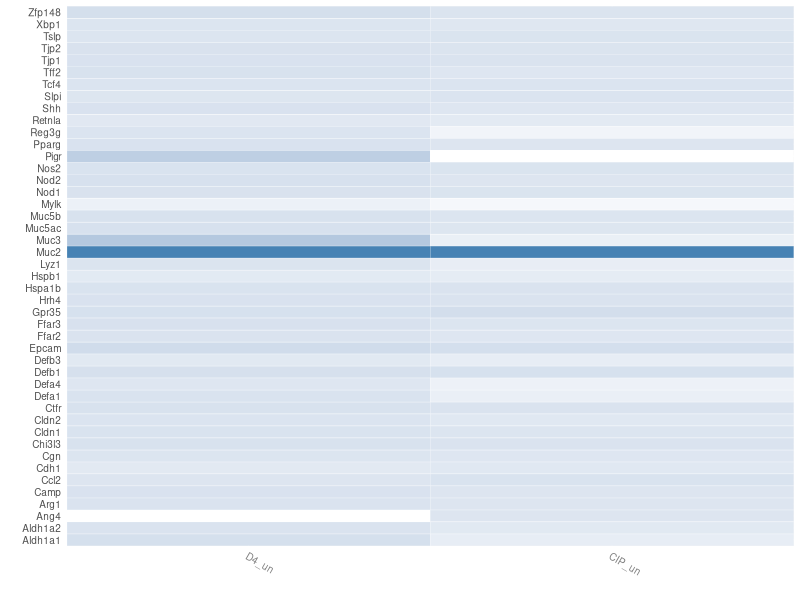
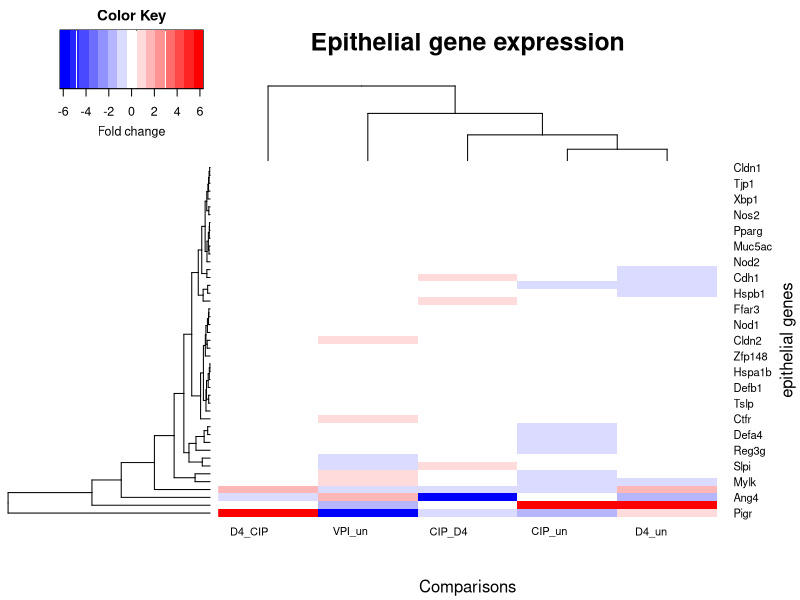
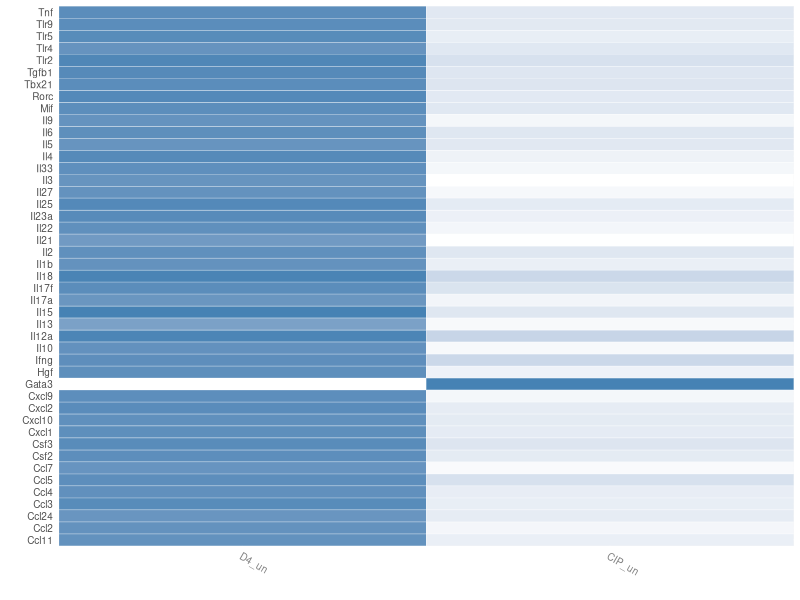
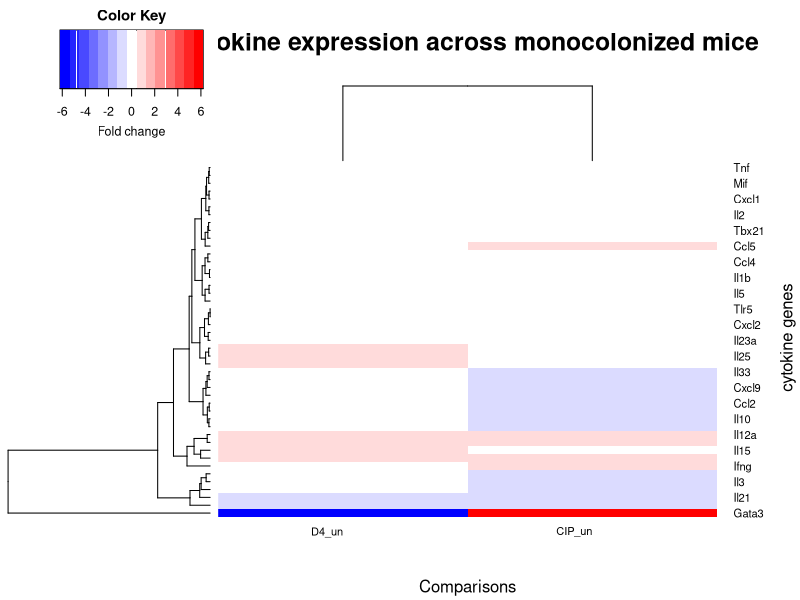
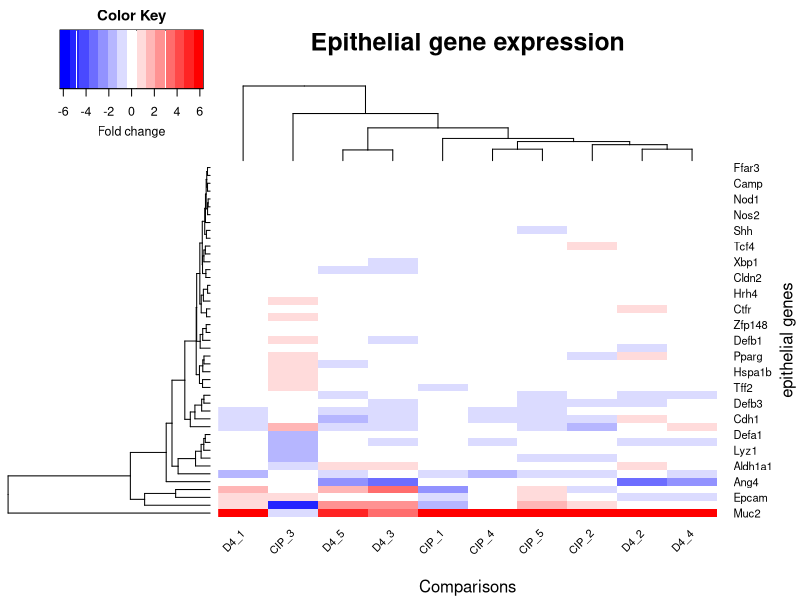
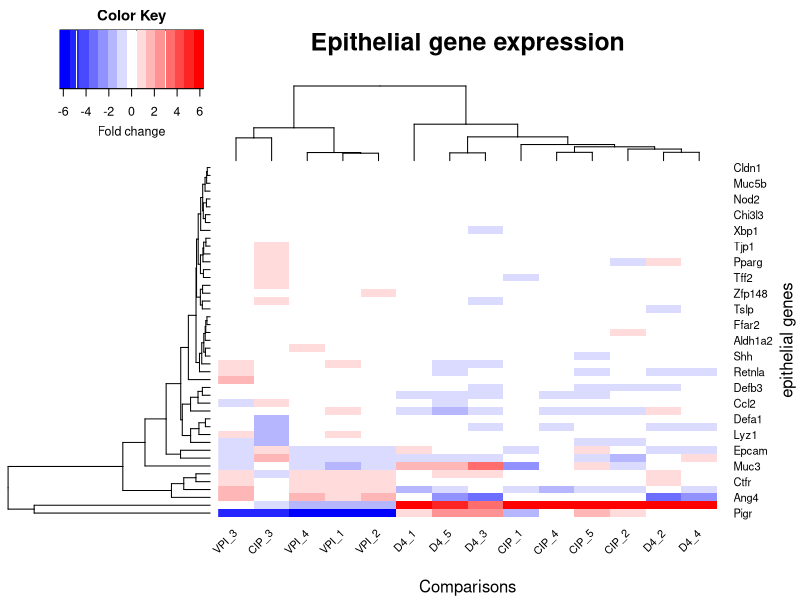

Generate these figures, in order, with R:
setwd("~/Desktop/Mark_Lachno_data")

library(reshape2)
library(ggplot2)
library(plyr)
library(scales)

data<-read.table(file="Mark_Epithelial_Norm_D4_group_change_untreated_D4_CIP.txt", header=T)
data$VPI_un<-NULL
data$VPI_un<-data$VPI_Mean/data$Untreated_Mean
data$D4_un<-NULL
data$D4_un<-data$D4_Mean/data$Untreated_Mean
data$CIP_un<-NULL
data$CIP_un<-data$CIP_Mean/data$Untreated_Mean
data$D4_CIP<-NULL
data$D4_CIP<-data$D4_Mean/data$CIP_Mean
data$CIP_D4<-NULL
data$CIP_D4<-data$CIP_Mean/data$D4_Mean
row.names(data)<-data$genes
datas<-data[,15:16]
datas$genes<-rownames(datas)
datas.m <- melt(datas)
datas.m <- ddply(datas.m, .(variable), transform, rescale = rescale(value))
p <- ggplot(datas.m, aes(variable, genes)) + 
  geom_tile(aes(fill = rescale),colour = "white") + 
  scale_fill_gradient(low = "white", high = "steelblue")

base_size <- 9
 p + theme_grey(base_size = base_size) + labs(x = "", y = "") + 
  scale_x_discrete(expand = c(0, 0)) +
  scale_y_discrete(expand = c(0, 0)) +
 theme(legend.position = "none", axis.ticks = element_blank(), axis.text.x = element_text(size = base_size * 0.8, angle = 330, hjust = 0, colour = "grey50"))

data.1<-data[,14:18]
data.ma<-as.matrix(data.1)
library(gplots)
heatmap.2(data.ma, cexCol=.8, scale = "column", col=bluered, srtCol= 0,
          density.info="none", trace="none", key.xlab="Fold change",  xlab = "Comparisons",ylab ="epithelial genes",  main="Epithelial gene expression")




#######

cyto<-read.table(file="Mark_Cytokine_Norm_withRepeats_Untreated_D4_CIP.txt", header=T)
cyto$VPI_un<-NULL
cyto$VPI_un<-cyto$VPI_Mean/cyto$Untreated_Mean
cyto$D4_un<-NULL
cyto$D4_un<-cyto$D4_Mean/cyto$Untreated_Mean
cyto$CIP_un<-NULL
cyto$CIP_un<-cyto$CIP_Mean/cyto$Untreated_Mean
row.names(cyto)<-cyto$Genes
cytos<-cyto[,15:16]
cytos$genes<-rownames(cytos)
cytos.m <- melt(cytos)
cytos.m <- ddply(cytos.m, .(variable), transform, rescale = rescale(value))
p <- ggplot(cytos.m, aes(variable, genes)) + 
  geom_tile(aes(fill = rescale),colour = "white") + 
  scale_fill_gradient(low = "white", high = "steelblue")

base_size <- 9
p + theme_grey(base_size = base_size) + labs(x = "", y = "") + 
  scale_x_discrete(expand = c(0, 0)) +
  scale_y_discrete(expand = c(0, 0)) +
  theme(legend.position = "none", axis.ticks = element_blank(), axis.text.x = element_text(size = base_size * 0.8, angle = 330, hjust = 0, colour = "grey50"))

cyto.1<-cyto[,15:16]
cyto.ma<-as.matrix(cyto.1)
library(gplots)
heatmap.2(cyto.ma, cexCol=.8, scale = "column", col=bluered, srtCol= 0,
          density.info="none", trace="none", key.xlab="Fold change",  xlab = "Comparisons",ylab =" cytokine genes",  main="Cytokine expression across monocolonized mice")
##########################

allmice<-read.table(file="Mark_Epithelial_Norm_dCT_individmice.txt", header=T)
row.names(allmice)<-allmice$Genes
allmice<-allmice[,2:20]
allmice$mean_untreated<-rowMeans(allmice[,1:5])
allmice[14,20]<-mean(13.10, 13.80)
allmice<-allmice[6:20]

for (i in 1:ncol(allmice)){
  allmice[,i]<- allmice[,i]/allmice$mean_untreated
}
library(gplots)
allmice<-allmice[,1:14]
cipd4<-allmice[,1:10]
cipd4.ma<-as.matrix(cipd4)
heatmap.2(cipd4.ma, cexCol=.8, scale = "column", col=bluered, srtCol= 45,
          density.info="none", trace="none", key.xlab="Fold change",  xlab = "Comparisons",ylab ="epithelial genes",  main="Epithelial gene expression")


allmice.ma<-as.matrix(allmice)
heatmap.2(allmice.ma, cexCol=.8, scale = "column", col=bluered, srtCol= 45,
          density.info="none", trace="none", key.xlab="Fold change",  xlab = "Comparisons",ylab ="epithelial genes",  main="Epithelial gene expression")
